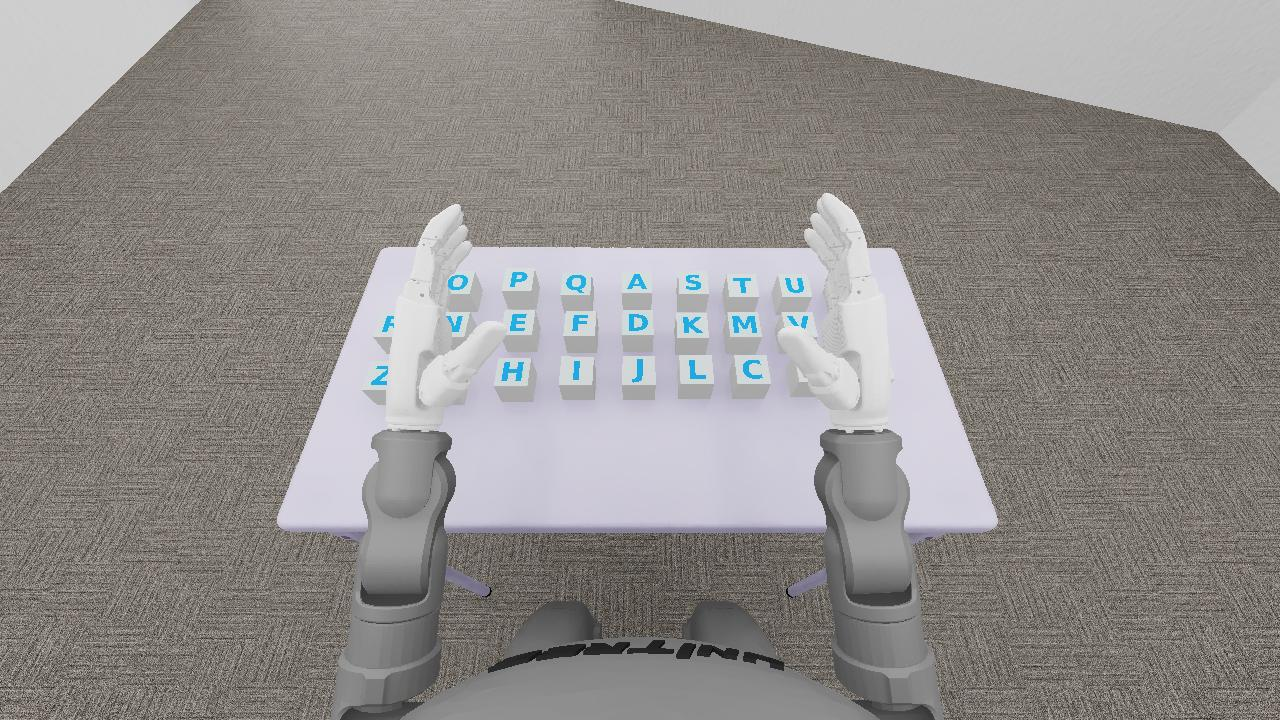
#> input picture runs/initial.jpg, 1280 x 720 px; its folder holds only this picture in this run
$ python -i vision.py   (imports and definitions only)
#> lines starting #> are read from the running program, lines starting #| are printed output that depends on the picture; after the words box and inside, x2 and y2 are one past the last pixel; in counts of white or black regions, pixels touching at a corner belong together
#> further down, picture is the input picture: shape (720, 1280, 3); mean B, G, R 139.4, 141.4, 144.5
"""Current-frame candidate identification; the API never supplies world coordinates."""

import asyncio
import base64
import io
import json
import time
from pathlib import Path

import cv2
import numpy as np
from PIL import Image, ImageDraw

from .api import OfficialOpenAI, response_text


def mask(image, mode="sim"):
    """Find cyan glyph ink using the selected camera domain's color range."""
#> called with mode = 'sim'
    if mode == "real":
        hsv = cv2.cvtColor(image, cv2.COLOR_BGR2HSV)
        return cv2.inRange(hsv, np.array([80, 55, 110]), np.array([115, 255, 255]))
    if mode != "sim":
        raise ValueError("Choose glyph mode explicitly: sim or real")
    b, g, r = cv2.split(image)
    return ((b > 130) & (g > 100) & (r < 100)).astype(np.uint8) * 255
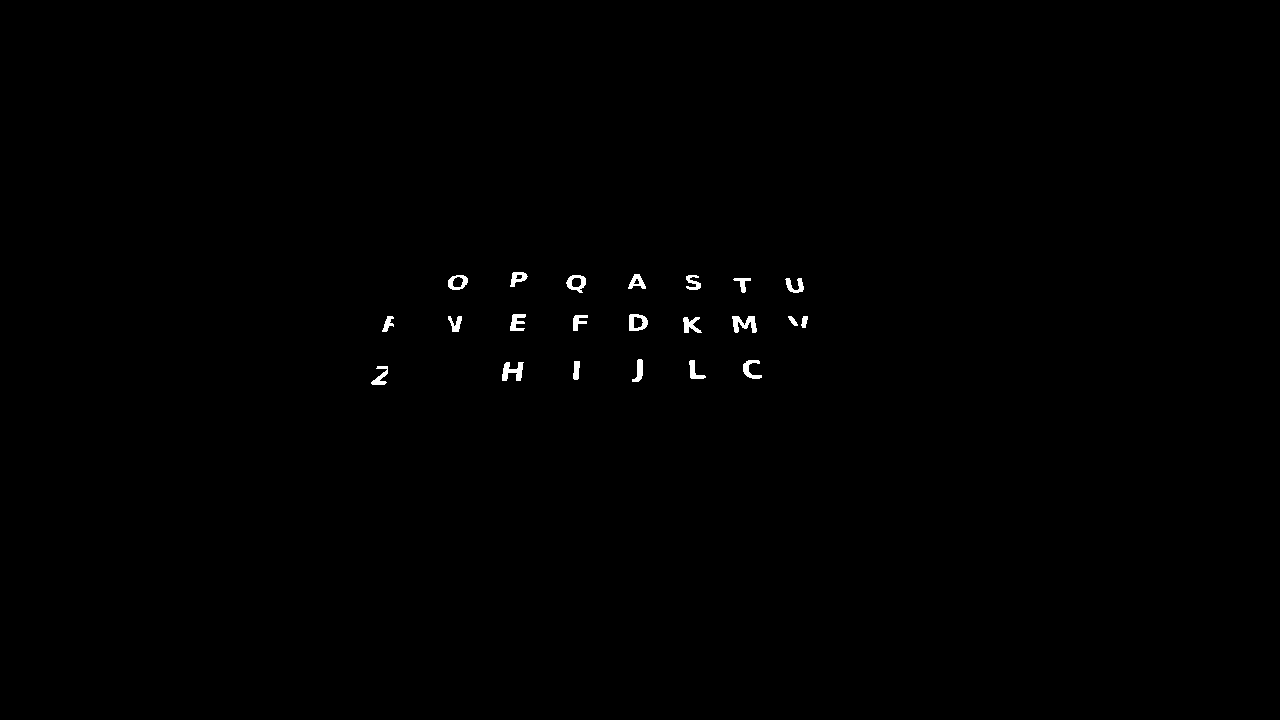
#> returned value: shape (720, 1280); 0.35% white; 22 white regions, largest, box (x1, y1, x2, y2) and area: (732, 316, 757, 333) 249, (502, 362, 524, 381) 241, (629, 314, 648, 331) 202


# [30 lines left out: functions parse_json, known_glyph_mask, not called in this run]


class AstraVision:
    # [68 lines left out: functions __init__, _call, not called in this run]

    async def scene_candidates(self, image, word="ACE"):
        """Ask for measured component IDs instead of ambiguous normalized axes."""
        original = Image.open(image).convert("RGB")
        binary = mask(cv2.imread(str(image)), mode=self.glyph_mode)
        count, _, stats, _ = cv2.connectedComponentsWithStats(binary)
        components = [
            tuple(map(int, stats[i]))
            for i in range(1, count)
            if stats[i, cv2.CC_STAT_AREA] >= 20 and max(stats[i, 2:4]) <= 80
        ]
        components.sort(key=lambda item: (item[1] // 25, item[0]))
        candidates = {}
        marked = original.copy()
        draw = ImageDraw.Draw(marked)
        sheet = Image.new("RGB", (6 * 100, max(1, (len(components) + 5) // 6) * 100), "white")
        sd = ImageDraw.Draw(sheet)
        for index, (x, y, w, h, area) in enumerate(components, 1):
            candidates[str(index)] = {"pixel": [x + w / 2, y + h / 2], "bbox": [x, y, w, h]}
            draw.rectangle((x - 2, y - 2, x + w + 2, y + h + 2), outline="red", width=1)
            draw.text((x, y - 13), str(index), fill="red")
            crop = original.crop(
                (
                    max(0, x - 7),
                    max(0, y - 7),
                    min(original.width, x + w + 7),
                    min(original.height, y + h + 7),
                )
            )
            crop.thumbnail((74, 74))
            gx = (index - 1) % 6 * 100
            gy = (index - 1) // 6 * 100
            sheet.paste(crop, (gx + 12, gy + 20))
            sd.text((gx + 8, gy + 4), str(index), fill="black")
        stem = self.directory / f"{time.time_ns()}_candidates"
        marked_path = stem.with_suffix(".scene.jpg")
        sheet_path = stem.with_suffix(".glyphs.jpg")
        marked.save(marked_path)
        sheet.save(sheet_path)
        stem.with_suffix(".map.json").write_text(json.dumps(candidates, indent=2))
        result = await asyncio.to_thread(
            self._call,
            "scene_candidates",
            f'Task: arrange the letter cubes to spell {word} left to right on the empty front row of the table. Image 1 is the current scene with numbered cyan glyph components. Image 2 enlarges the SAME numbered components for identity recognition; its layout is NOT the physical table. Identify visible letters from {list(word)} by candidate_id. Use the full scene to assess location and upright pose. Return JSON {{"letters":[{{"letter":"A","candidate_id":1,"upright":true,"confidence":0.99}}],"row_complete":false,"next_action":{{"action":"pick_place|finish|stop","letter":"A"}},"evidence":"what is visible"}}. Do not output u/v or invent world coordinates. upright means its glyph faces up. Omit missing/occluded letters. Choose pick_place for one visible upright target still in the original letter grid, finish only when all target letters are placed and separate from the hands in the front row in correct order, otherwise stop if uncertain. A robot skill will use the measured candidate center and fixed row targets.',
            [marked_path, sheet_path],
        )
        result["coordinate_mode"] = "candidate_id"
        result["candidate_map"] = candidates
        return result


# [18 lines left out: function identified_pixels, not called in this run]

>>> import cv2
>>> picture = cv2.imread('../runs/initial.jpg')
>>> result = mask(picture)
